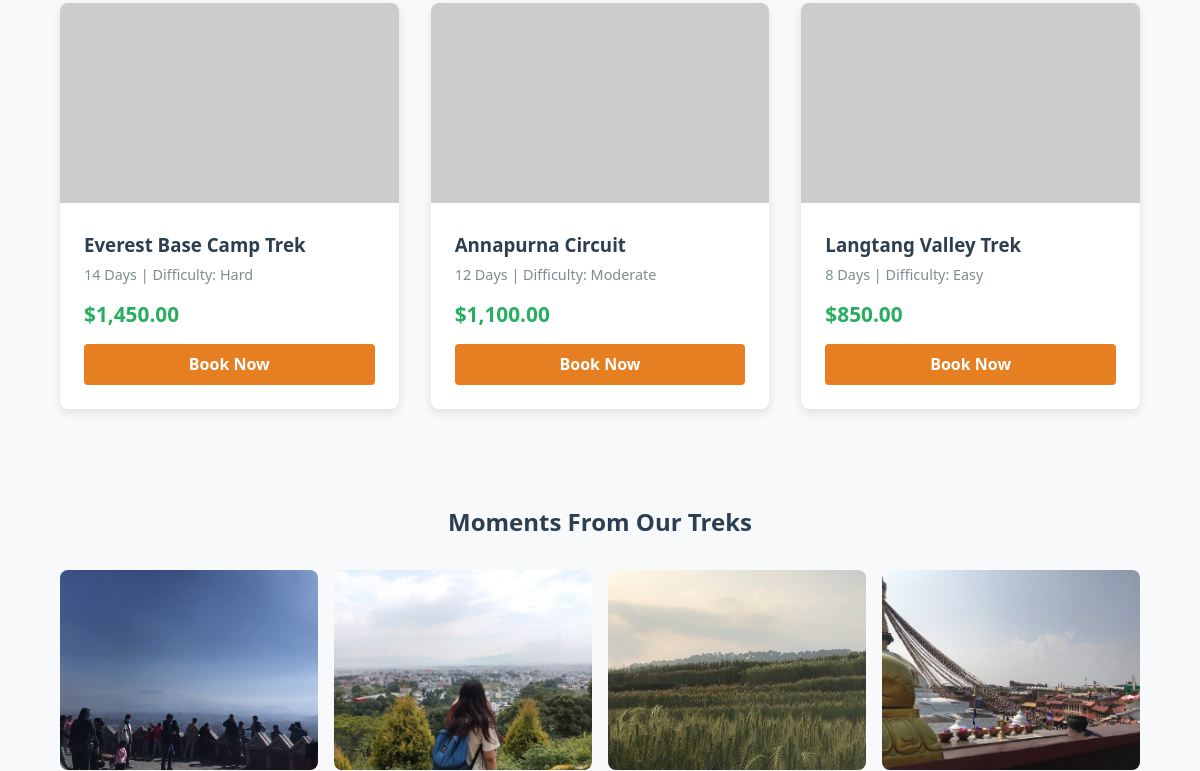
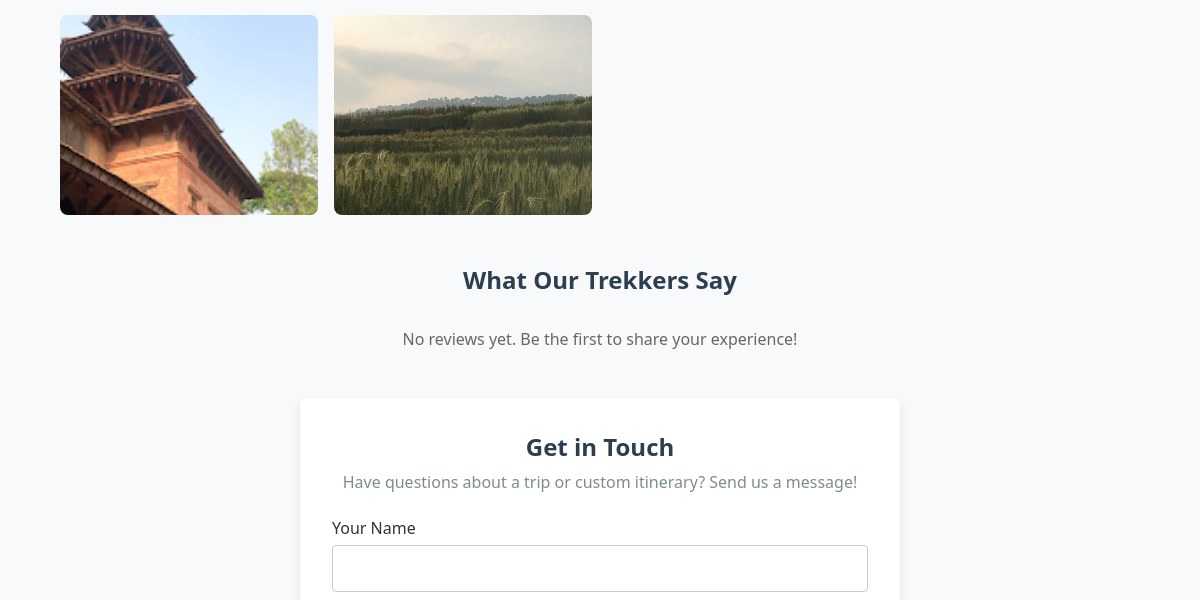
Before: / (middle part) with the older database file (2 pictures, top to bottom).
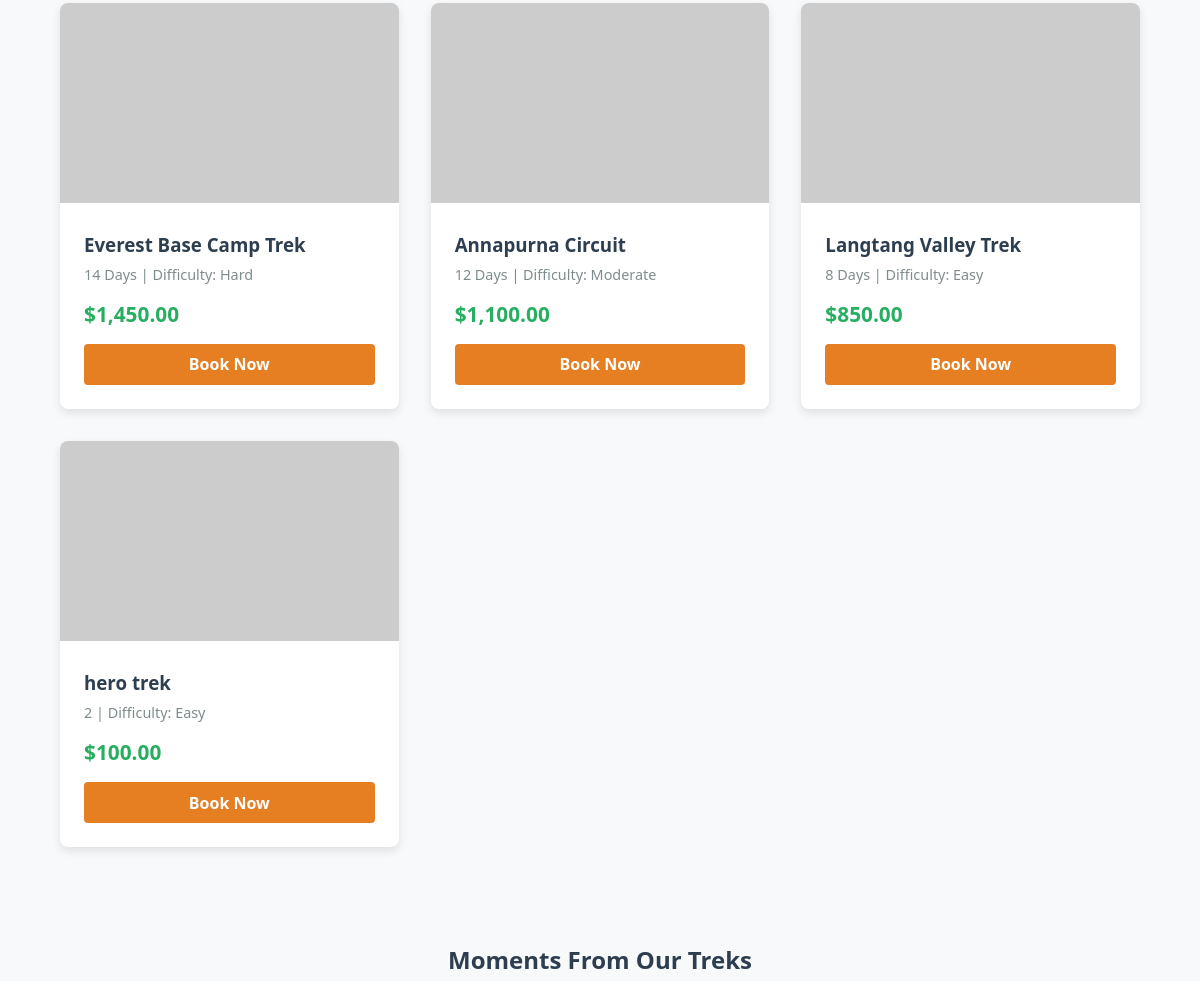
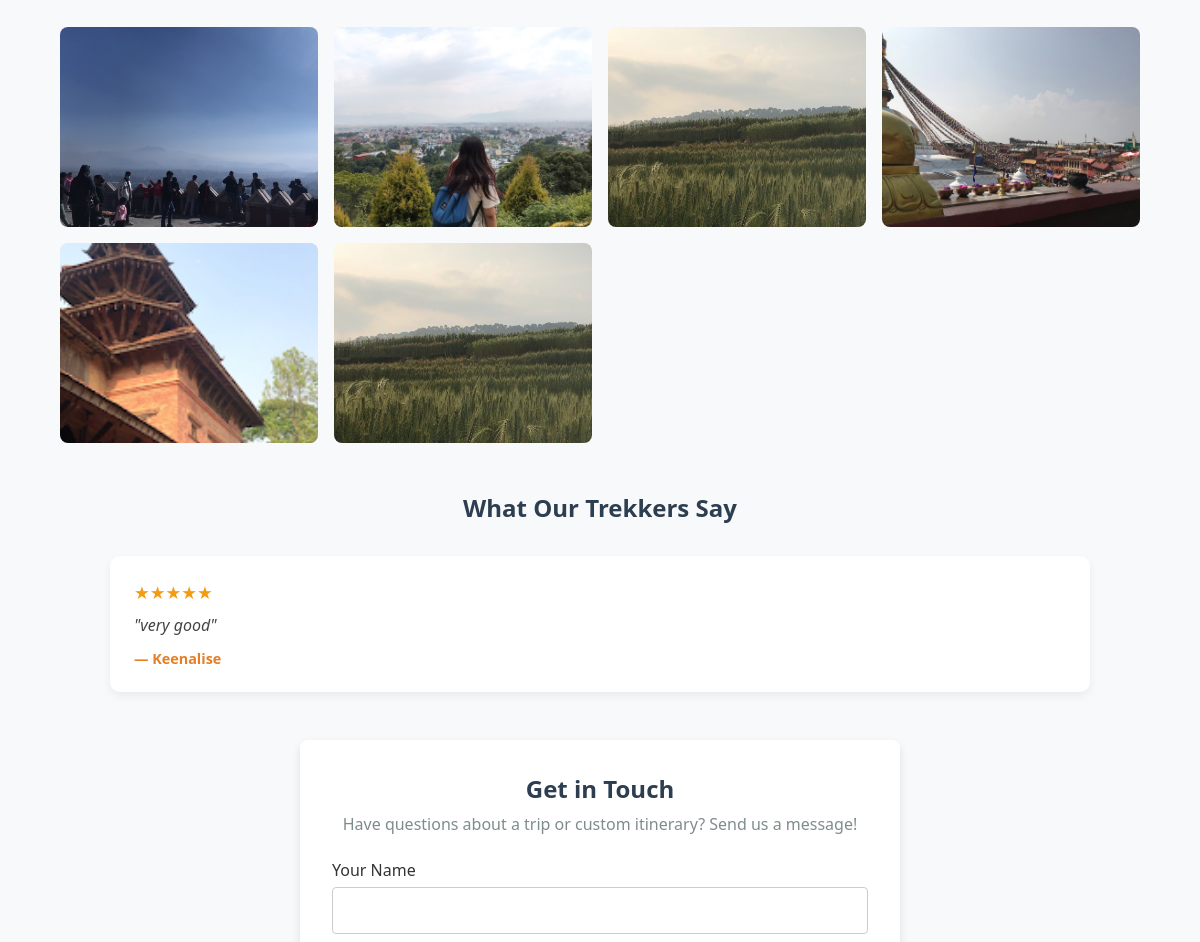
After: the same page with the newer database file (2 pictures, top to bottom).
### tables this page shows
CREATE TABLE `packages` (
  `id` int NOT NULL AUTO_INCREMENT,
  `name` varchar(150) NOT NULL,
  `duration` varchar(50) DEFAULT NULL,
  `difficulty` varchar(50) DEFAULT NULL,
  `price` decimal(10,2) DEFAULT NULL,
  PRIMARY KEY (`id`)
);

CREATE TABLE `reviews` (
  `id` int NOT NULL AUTO_INCREMENT,
  `user_id` int NOT NULL,
  `comment` text,
  `rating` int DEFAULT NULL,
  `created_at` timestamp NULL DEFAULT CURRENT_TIMESTAMP,
  PRIMARY KEY (`id`),
  KEY `user_id` (`user_id`),
  CONSTRAINT `reviews_ibfk_1` FOREIGN KEY (`user_id`) REFERENCES `users` (`id`)
);

CREATE TABLE `users` (
  `id` int NOT NULL AUTO_INCREMENT,
  `name` varchar(100) NOT NULL,
  `email` varchar(150) NOT NULL,
  `password` varchar(255) NOT NULL,
  `role` enum('user','admin') DEFAULT 'user',
  `created_at` timestamp NULL DEFAULT CURRENT_TIMESTAMP,
  PRIMARY KEY (`id`),
  UNIQUE KEY `email` (`email`)
);

### index.php (the view, shortened to what this page needs)
<?php
include 'includes/connection.php';
?>
<!DOCTYPE html>
<html lang="en">
<head>
    <link rel="stylesheet" href="css/style.css">
    <link rel="stylesheet" href="css/navbar.css">
    <link rel="stylesheet" href="css/home.css">
    <link rel="stylesheet" href="css/footer.css">
    <link rel="stylesheet" href="css/package.css">
    <link rel="stylesheet" href="css/contact.css">
</head>
<body>
    <section id="packages" class="packages-section">
        <div class="package-grid">
            <?php
            $home_packages = $conn->query("SELECT id, name, duration, difficulty, price FROM packages ORDER BY id ASC");
            $random_seed = 10;
            if ($home_packages && $home_packages->num_rows > 0):
                while ($pkg = $home_packages->fetch_assoc()):
                    $random_seed++;
            ?>
            <div class="package-card">
                <img src="https://picsum.photos/400/250?random=<?php echo $random_seed; ?>" alt="<?php echo htmlspecialchars($pkg['name']); ?>">
                <div class="card-details">
                    <h3><?php echo htmlspecialchars($pkg['name']); ?></h3>
                    <p class="meta"><?php echo htmlspecialchars($pkg['duration']); ?> | Difficulty: <?php echo htmlspecialchars($pkg['difficulty']); ?></p>
                    <span class="price">$<?php echo number_format($pkg['price'], 2); ?></span>
                    <a href="booking.php?package=<?php echo $pkg['id']; ?>" class="btn-book">Book Now</a>
                </div>
            </div>
            <?php
                endwhile;
            else:
            ?>
            <p style="text-align:center; color:#666;">No packages available yet. Please check back soon.</p>
            <?php endif; ?>
        </div>
    </section>
    <section id="gallery">
        <div class="gallery-container">
            <h1>Moments From Our Treks</h1>
            <div class="gallery-grid">
                <div class="gallery-item"><img src="IMG_6504.JPG" alt="Trek 1"></div>
                <div class="gallery-item"><img src="20260612143332423.jpg" alt="Trek 2"></div>
                <div class="gallery-item"><img src="IMG_9956.PNG" alt="Trek 3"></div>
                <div class="gallery-item"><img src="IMG_4682.JPG" alt="Trek 4"></div>
                <div class="gallery-item"><img src="IMG_0133.PNG" alt="Trek 5"></div>
                <div class="gallery-item"><img src="IMG_9956.PNG" alt="Trek 6"></div>
            </div>
        </div>
    </section>
    <section id="reviews" class="reviews-section">
        <h2>What Our Trekkers Say</h2>
        <div class="reviews-grid">
            <?php
            $home_reviews = $conn->query("SELECT reviews.comment, reviews.rating, users.name FROM reviews JOIN users ON reviews.user_id = users.id ORDER BY reviews.created_at DESC LIMIT 6");
            if ($home_reviews && $home_reviews->num_rows > 0):
                while ($r = $home_reviews->fetch_assoc()):
            ?>
            <div class="review-card">
                <p class="review-stars"><?php echo str_repeat('★', $r['rating']) . str_repeat('☆', 5 - $r['rating']); ?></p>
                <p class="review-text">"<?php echo htmlspecialchars($r['comment']); ?>"</p>
                <p class="review-author">— <?php echo htmlspecialchars($r['name']); ?></p>
            </div>
            <?php
                endwhile;
            else:
            ?>
            <p style="text-align:center; color:#666;">No reviews yet. Be the first to share your experience!</p>
            <?php endif; ?>
        </div>
    </section>
    <section id="contact" class="contact-section">
        <h2>Get in Touch</h2>
        <p>Have questions about a trip or custom itinerary? Send us a message!</p>
        <form class="contact-form" action="index.php#contact" method="POST">
            <div class="form-group">
                <label>Your Name</label>
                <input type="text" name="name" required>
            </div>
        </form>
    </section>
</body>
</html>

### css/style.css (style rules this page uses)
* { margin: 0; padding: 0; box-sizing: border-box; font-family: 'Segoe UI', Tahoma, Geneva, Verdana, sans-serif; }
body { background-color: #f8f9fa; color: #212529; }

### css/navbar.css (style rules this page uses)
* { margin: 0; padding: 0; box-sizing: border-box; font-family: 'Segoe UI', Tahoma, Geneva, Verdana, sans-serif; }
html { scroll-behavior: smooth; }
body { opacity: 0; transition: opacity 0.35s ease-in-out; }
body.page-loaded { opacity: 1; }

### css/package.css (style rules this page uses)
.packages-section { padding: 3rem 5%; max-width: 1200px; margin: 0 auto; }
.package-grid { display: grid; grid-template-columns: repeat(auto-fit, minmax(280px, 1fr)); gap: 2rem; }
.package-card { background-color: #ffffff; border-radius: 8px; box-shadow: 0 4px 10px rgba(0, 0, 0, 0.1); overflow: hidden; transition: transform 0.3s; }
.package-card img { width: 100%; height: 200px; object-fit: cover; }
.card-details { padding: 1.5rem; }
.card-details h3 { color: #2c3e50; margin-bottom: 0.5rem; }
.card-details .meta { color: #7f8c8d; font-size: 0.9rem; margin-bottom: 1rem; }
.card-details .price { display: block; font-size: 1.3rem; font-weight: bold; color: #27ae60; margin-bottom: 1rem; }
.btn-book { display: block; text-align: center; background-color: #e67e22; color: #ffffff; padding: 0.6rem 0; border-radius: 4px; text-decoration: none; font-weight: bold; transition: background 0.3s; }

### css/contact.css (style rules this page uses)
.contact-section { max-width: 600px; margin: 3rem auto; padding: 2rem; background: #ffffff; border-radius: 8px; box-shadow: 0 4px 10px rgba(0,0,0,0.1); }
.contact-section h2 { color: #2c3e50; margin-bottom: 0.5rem; text-align: center; }
.contact-section p { color: #7f8c8d; text-align: center; margin-bottom: 1.5rem; }
.form-group { margin-bottom: 1.2rem; }
.form-group label { display: block; margin-bottom: 0.4rem; color: #333; font-weight: 500; }
.form-group input, .form-group textarea { width: 100%; padding: 0.7rem; border: 1px solid #ccc; border-radius: 4px; font-size: 1rem; }

### index.php (style rules this page uses)
section { scroll-margin-top: 80px; }
.gallery-container { max-width: 1200px; margin: 3rem auto; padding: 0 5%; text-align: center; }
.gallery-container h1 { color: #2c3e50; margin-bottom: 2rem; }
.gallery-grid { display: grid; grid-template-columns: repeat(auto-fill, minmax(250px, 1fr)); gap: 1rem; }
.gallery-item { overflow: hidden; border-radius: 8px; }
.gallery-item img { width: 100%; height: 200px; object-fit: cover; transition: transform 0.3s ease; display: block; }
.reviews-section { max-width: 1100px; margin: 3rem auto; padding: 0 5%; text-align: center; }
.reviews-section h2 { color: #2c3e50; margin-bottom: 2rem; }
.reviews-grid { display: grid; grid-template-columns: repeat(auto-fit, minmax(280px, 1fr)); gap: 1.5rem; }
.review-card { background: #fff; padding: 1.5rem; border-radius: 10px; box-shadow: 0 4px 10px rgba(0,0,0,0.06); text-align: left; }
.review-stars { color: #f39c12; font-size: 1.1rem; margin-bottom: 0.6rem; }
.review-text { color: #444; font-style: italic; margin-bottom: 0.8rem; line-height: 1.4; }
.review-author { color: #e67e22; font-weight: 600; font-size: 0.9rem; }

Changed rows visible on the page:
added packages: name "hero trek", duration "2", difficulty "Easy", price "100.00"
added reviews: rating "★★★★★", comment "very good", user.name "Keenalise"
Other visible differences:
text no longer shown: "No reviews yet. Be the first to share your experience!"
